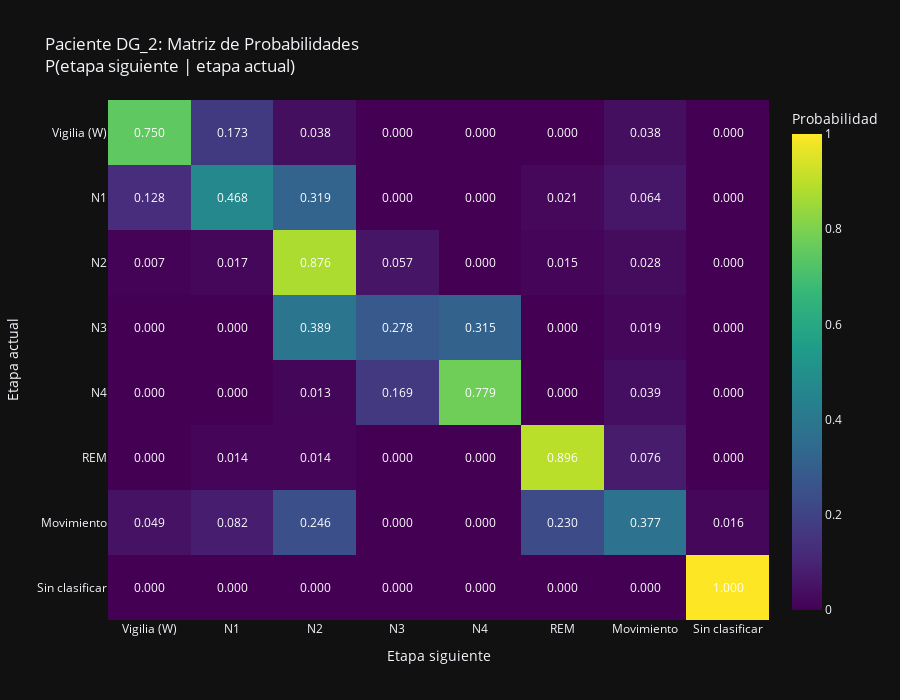

Notebook source saved alongside this figure:
### Markdown cell above
Analizo un paciente llamando a la función **generar_reporte_completo()**:

### Code cell
# Analizar paciente AR_2
resultados = generar_reporte_completo("DG_2")

### Figure 1 — Plotly figure (JSON) as saved in the notebook; plotly's stock layout.template omitted (floating-point values rounded to 4 significant figures)
{"data": [{"colorbar": {"title": {"text": "Probabilidad"}}, "colorscale": [[0, "#440154"], [0.1111, "#482878"], [0.2222, "#3e4989"], [0.3333, "#31688e"], [0.4444, "#26828e"], [0.5556, "#1f9e89"], [0.6667, "#35b779"], [0.7778, "#6ece58"], [0.8889, "#b5de2b"], [1, "#fde725"]], "text": [["0.750", "0.173", "0.038", "0.000", "0.000", "0.000", "0.038", "0.000"], ["0.128", "0.468", "0.319", "0.000", "0.000", "0.021", "0.064", "0.000"], ["0.007", "0.017", "0.876", "0.057", "0.000", "0.015", "0.028", "0.000"], ["0.000", "0.000", "0.389", "0.278", "0.315", "0.000", "0.019", "0.000"], ["0.000", "0.000", "0.013", "0.169", "0.779", "0.000", "0.039", "0.000"], ["0.000", "0.014", "0.014", "0.000", "0.000", "0.896", "0.076", "0.000"], ["0.049", "0.082", "0.246", "0.000", "0.000", "0.230", "0.377", "0.016"], ["0.000", "0.000", "0.000", "0.000", "0.000", "0.000", "0.000", "1.000"]], "textfont": {"color": "white"}, "texttemplate": "%{text}", "type": "heatmap", "x": ["Vigilia (W)", "N1", "N2", "N3", "N4", "REM", "Movimiento", "Sin clasificar"], "y": ["Vigilia (W)", "N1", "N2", "N3", "N4", "REM", "Movimiento", "Sin clasificar"], "z": [[0.75, 0.1731, 0.03846, 0.0, 0.0, 0.0, 0.03846, 0.0], [0.1277, 0.4681, 0.3191, 0.0, 0.0, 0.02128, 0.06383, 0.0], [0.00655, 0.01747, 0.8755, 0.05677, 0.0, 0.01528, 0.02838, 0.0], [0.0, 0.0, 0.3889, 0.2778, 0.3148, 0.0, 0.01852, 0.0], [0.0, 0.0, 0.01299, 0.1688, 0.7792, 0.0, 0.03896, 0.0], [0.0, 0.01422, 0.01422, 0.0, 0.0, 0.8957, 0.07583, 0.0], [0.04918, 0.08197, 0.2459, 0.0, 0.0, 0.2295, 0.377, 0.01639], [0.0, 0.0, 0.0, 0.0, 0.0, 0.0, 0.0, 1.0]], "zmax": 1, "zmin": 0}], "layout": {"height": 700, "title": {"text": "Paciente DG_2: Matriz de Probabilidades<br>P(etapa siguiente | etapa actual)"}, "width": 900, "xaxis": {"title": {"text": "Etapa siguiente"}}, "yaxis": {"autorange": "reversed", "title": {"text": "Etapa actual"}}}}
